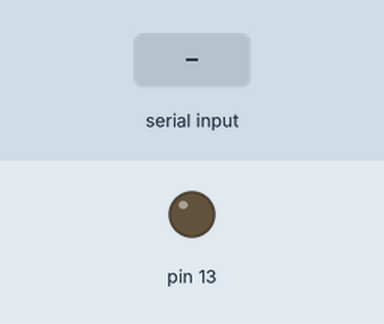
Simulated run of this sketch. Board: Arduino Mega 2560, built with avr-gcc and run on an emulated ATmega2560. Shown: output pins drawn as LEDs (lit = HIGH). The test bench sets the inputs (shaded band).

Above: at 1.2 s.
1.3 s: "1" received over the second serial link
At 2.2 s:
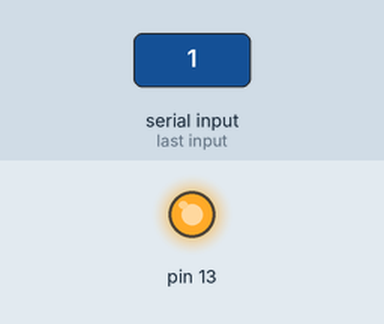
2.8 s: "2" received over the second serial link
At 3.3 s:
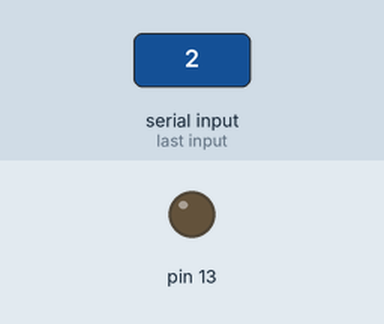
Timing chart, 0 to 5.8 s (numbered marks = the images above; inputs shaded):
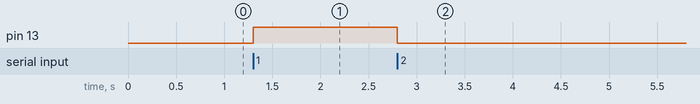

The sketch:

Pro17_bluetooth_led.ino
```cpp
void setup(){
  Serial1.begin(9600);
  pinMode(13, OUTPUT);
}

void loop() {
  char cmd;

  if(Serial1.available()){
    cmd = (char)Serial1.read();
    if( cmd == '1') {
     digitalWrite(13, HIGH);
    }
    if( cmd == '2') {
     digitalWrite(13, LOW);
    }
 }
}
```

Measured:
- after the input at 1.3 s, pin 13: LOW → HIGH at once
- after the input at 2.8 s, pin 13: HIGH → LOW at once
